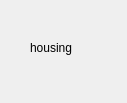
<?xml version="1.0" encoding="UTF-8"?>
<ui version="4.0">
 <class>Housing</class>
 <widget class="QWidget" name="Housing">
  <property name="geometry">
   <rect>
    <x>0</x>
    <y>0</y>
    <width>127</width>
    <height>103</height>
   </rect>
  </property>
  <property name="windowTitle">
   <string>Form</string>
  </property>
  <widget class="QLabel" name="label">
   <property name="geometry">
    <rect>
     <x>30</x>
     <y>40</y>
     <width>62</width>
     <height>16</height>
    </rect>
   </property>
   <property name="text">
    <string>housing</string>
   </property>
  </widget>
 </widget>
 <resources/>
 <connections/>
</ui>
